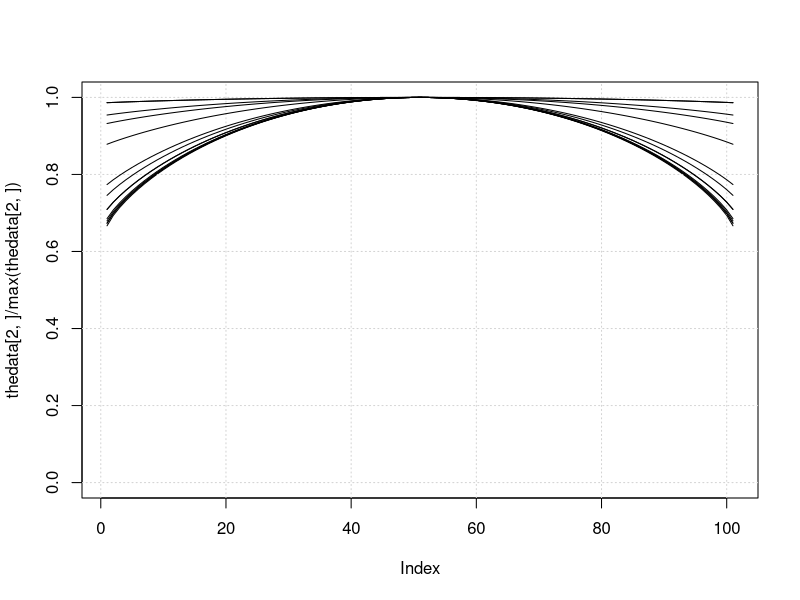

This chart was generated by the following R code:
n <- 100
ph <- 0.5

ent <- function(p) {
  return(-p*log(p)/log(2))
}

pxy <- function(x,y,n,ph) {
  if((x>=0)&&(x<=n)&&(y>=0)&&(y<=n)) {
    d <- y - x
    if(abs(d)<=1) {
      pp <- (1-x/n)*ph
      pm <- (x/n)*(1-ph)
      pn <- 1 - pp - pm
      p <- c(pm,pn,pp)
      return(p[d+2])
    } else return(0)
  } else return(0)
}

ps <- matrix(0,n+1,n+1)

for(i in 1:(n+1)) {
  for(j in 1:(n+1)) {
    ps[i,j] <- pxy(i-1,j-1,n,ph)
  }
}

ss <- ps*log(ps)

t0 <- integer(n+1)
t1 <- double(n+1)

for(i in 1:(n+1)) {
  t1[i] <- sum(ent(ps[i,max(1,i-1):min(n+1,i+1)]))
}

thedata <- rbind(t0,t1)

for(i in 2:1000) {
  newrow <- double(n)
  for(j in 1:(n+1)) {
    newrow[j] <- thedata[2,j]
    for(k in max(1,j-1):min(n+1,j+1)) {
      newrow[j] <- newrow[j] + ps[j,k]*thedata[i,k]
    }
  }
  thedata <- rbind(thedata,newrow)
  rownames(thedata)[i+1] <- paste0("t",i)
}

thedata[1001,]
which(thedata[1001,]==max(thedata[1001,]))-1
plot(thedata[2,]/max(thedata[2,]),type="l",ylim=c(0,1))
grid()
for(i in c(3,4,5,10,20,30,100,200,300,1001)) {
  lines(thedata[i,]/max(thedata[i,]))
}
lines(thedata[3,]/max(thedata[3,]))
lines(thedata[10,]/max(thedata[10,]))
lines(thedata[1001,]/max(thedata[1001,]))
